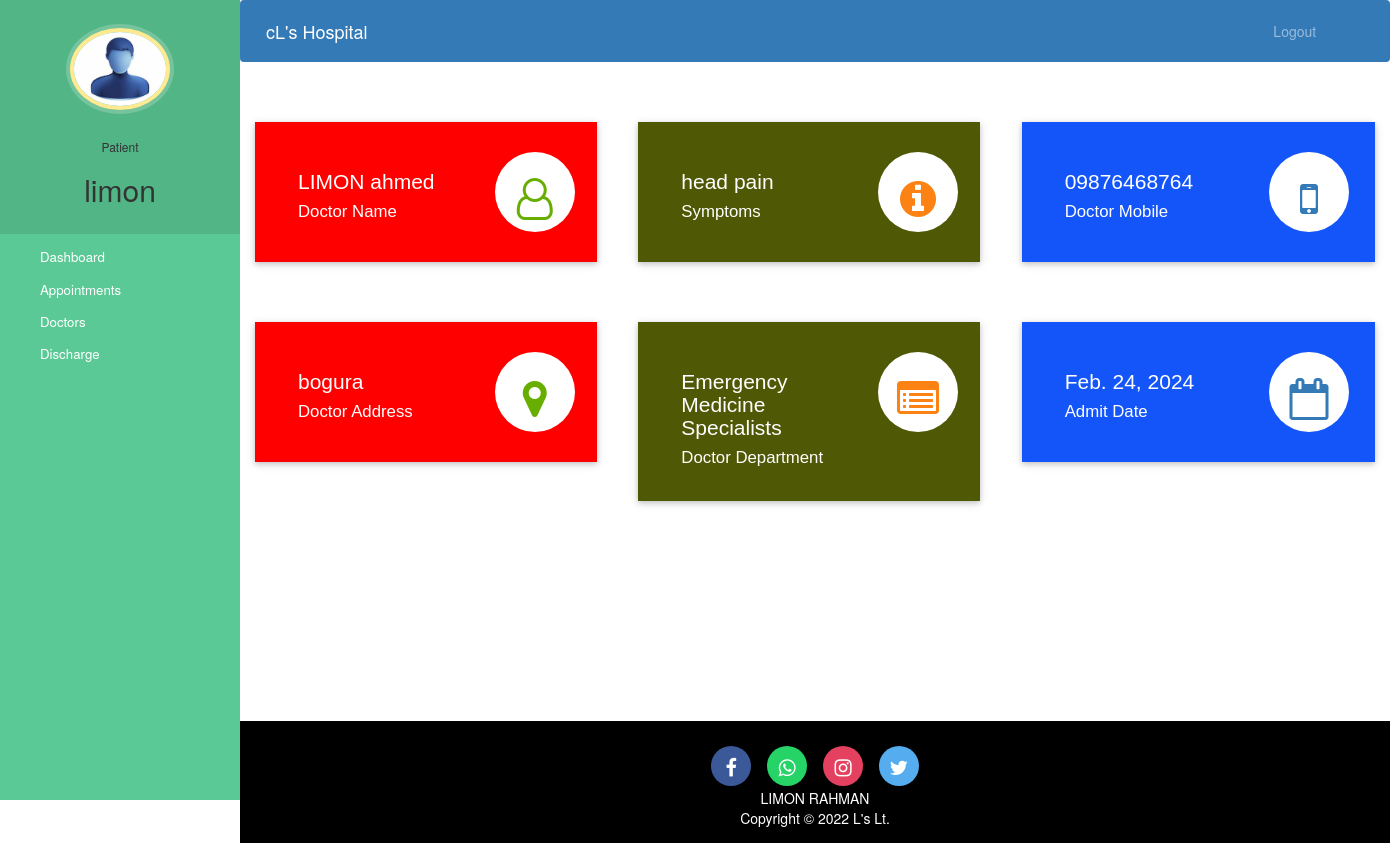
The page /patient-dashboard (signed in) on the database its author committed.
### hospital/models.py (models this page shows, shortened)
class Patient(models.Model):
    user=models.OneToOneField(User,on_delete=models.CASCADE)
    profile_pic= models.ImageField(upload_to='profile_pic/PatientProfilePic/',null=True,blank=True)
    address = models.CharField(max_length=40)
    mobile = models.CharField(max_length=20,null=False)
    symptoms = models.CharField(max_length=100,null=False)
    assignedDoctorId = models.PositiveIntegerField(null=True)
    admitDate=models.DateField(auto_now=True)
    status=models.BooleanField(default=False)

class Doctor(models.Model):
    user=models.OneToOneField(User,on_delete=models.CASCADE)
    profile_pic= models.ImageField(upload_to='profile_pic/DoctorProfilePic/',null=True,blank=True)
    address = models.CharField(max_length=40)
    mobile = models.CharField(max_length=20,null=True)
    department= models.CharField(max_length=50,choices=departments,default='Cardiologist')
    status=models.BooleanField(default=False)
    @property
    def get_name(self):
        return self.user.first_name+" "+self.user.last_name

### hospital/views.py (the view)
# urls.py: path('patient-dashboard', views.patient_dashboard_view,name='patient-dashboard'),
@login_required(login_url='patientlogin')
@user_passes_test(is_patient)
def patient_dashboard_view(request):
    patient=models.Patient.objects.get(user_id=request.user.id)
    doctor=models.Doctor.objects.get(user_id=patient.assignedDoctorId)
    mydict={
    'patient':patient,
    'doctorName':doctor.get_name,
    'doctorMobile':doctor.mobile,
    'doctorAddress':doctor.address,
    'symptoms':patient.symptoms,
    'doctorDepartment':doctor.department,
    'admitDate':patient.admitDate,
    }
    return render(request,'hospital/patient_dashboard.html',context=mydict)

### hospital/views.py (called while the page is built)
def is_patient(user):
    return user.groups.filter(name='PATIENT').exists()

### templates/hospital/patient_dashboard.html
{% extends 'hospital/patient_base.html' %}
{% load static %}
{% block content %}
{%include 'hospital/patient_dashboard_cards.html'%}
<br><br><br><br>
{% endblock content %}

### templates/hospital/patient_base.html (shortened to what this page needs)
<!DOCTYPE html>
{% load static %}
<html lang="en">
<head>
  <link rel="stylesheet" href="https://stackpath.bootstrapcdn.com/bootstrap/4.3.1/css/bootstrap.min.css">
  <link rel="stylesheet" href="https://maxcdn.bootstrapcdn.com/font-awesome/4.7.0/css/font-awesome.min.css">
</head>
<body>
  <nav class="menu" tabindex="0">
    <header class="avatar">
      <img src="{% static patient.profile_pic.url %}" alt="Profile Pic" />
      <br><br>
      <h6>Patient</h6>
      <h2>{{request.user.first_name}}</h2>
    </header>
    <ul>
      <li tabindex="0" class="icon-dashboard"> <a style="color:white; text-decoration:none;" href="/patient-dashboard"><span>Dashboard</span></a> </li>
      <li tabindex="0" class="icon-calendar"> <a style="color:white; text-decoration:none;" href="/patient-appointment"><span>Appointments</span></a></li>
      <li tabindex="0" class="icon-users"> <a style="color:white; text-decoration:none;" href="/patient-view-doctor"><span>Doctors</span></a></li>
      <li tabindex="0" class="icon-users"> <a style="color:white; text-decoration:none;" href="/patient-discharge"><span>Discharge</span></a></li>
    </ul>
  </nav>
  <main>
    <div class="bs-example">
      <nav class="navbar navbar-expand-md  navbar-dark fixed-top" style="background:#337AB7;">
        <a href="/patient-dashboard" class="navbar-brand">cL's Hospital</a>
        <div class="collapse navbar-collapse justify-content-between" id="navbarCollapse">
          <div class="navbar-nav" style=" margin-left: 90%;">
            <a href="/logout" class="nav-item nav-link">Logout</a>
          </div>
        </div>
      </nav>
    </div>
    <br><br>
    {% block content %}
    {% endblock content %}
    <br><br><br><br><br><br><br>
    {% include "hospital/footer.html" %}
  </main>
</body>
</html>

### templates/hospital/patient_dashboard_cards.html (shortened to what this page needs)
<!DOCTYPE html>
<html lang="en" dir="ltr">
<head>
  <link rel="stylesheet" href="https://maxcdn.bootstrapcdn.com/bootstrap/3.4.1/css/bootstrap.min.css">
  <link rel="stylesheet" href="https://cdnjs.cloudflare.com/ajax/libs/font-awesome/4.7.0/css/font-awesome.min.css">
</head>
<body>
  <div class="market-updates">
    <div class="col-md-4 market-update-gd">
      <div class="market-update-block clr-block-1">
        <div class="col-md-8 market-update-left">
          <h3>{{doctorName}}</h3>
          <h4>Doctor Name</h4>
        </div>
        <div class="col-md-4 market-update-right">
          <i class="fa fa-user-o"> </i>
        </div>
        <div class="clearfix"> </div>
      </div>
    </div>
    <div class="col-md-4 market-update-gd">
      <div class="market-update-block clr-block-2">
        <div class="col-md-8 market-update-left">
          <h3>{{symptoms}}</h3>
          <h4>Symptoms</h4>
        </div>
        <div class="col-md-4 market-update-right">
          <i class="fa fa-info-circle"></i>
        </div>
        <div class="clearfix"> </div>
      </div>
    </div>
    <div class="col-md-4 market-update-gd">
      <div class="market-update-block clr-block-3">
        <div class="col-md-8 market-update-left">
          <h3>{{doctorMobile}}</h3>
          <h4>Doctor Mobile</h4>
        </div>
        <div class="col-md-4 market-update-right">
          <i class="fa fa-mobile" aria-hidden="true"></i>
        </div>
        <div class="clearfix"> </div>
      </div>
    </div>
  </div>
  <br><br><br>
  <div class="market-updates">
    <div class="col-md-4 market-update-gd">
      <div class="market-update-block clr-block-1">
        <div class="col-md-8 market-update-left">
          <h3>{{doctorAddress}}</h3>
          <h4>Doctor Address</h4>
        </div>
        <div class="col-md-4 market-update-right">
          <i class="fa fa-map-marker"> </i>
        </div>
        <div class="clearfix"> </div>
      </div>
    </div>
    <div class="col-md-4 market-update-gd">
      <div class="market-update-block clr-block-2">
        <div class="col-md-8 market-update-left">
          <h3>{{doctorDepartment}}</h3>
          <h4>Doctor Department</h4>
        </div>
        <div class="col-md-4 market-update-right">
          <i class="fa fa-list-alt"></i>
        </div>
        <div class="clearfix"> </div>
      </div>
    </div>
    <div class="col-md-4 market-update-gd">
      <div class="market-update-block clr-block-3">
        <div class="col-md-8 market-update-left">
          <h3>{{admitDate}}</h3>
          <h4>Admit Date</h4>
        </div>
        <div class="col-md-4 market-update-right">
          <i class="fa fa-calendar-o" aria-hidden="true"></i>
        </div>
        <div class="clearfix"> </div>
      </div>
    </div>
  </div>
</body>
</html>

### templates/hospital/patient_base.html (style rules this page uses)
a:link { text-decoration: none; }
a { color: white; }
body { padding-left: 240px; }
main { position: relative; height: 100vh; }
.menu { background: #5bc995; height: 100vh; width: 240px; position: fixed; top: 0px; left: 0; z-index: 5; outline: none; }
.menu .avatar { background: rgba(0, 0, 0, 0.1); padding: 2em 0.5em; text-align: center; }
.menu .avatar img { width: 100px; border-radius: 50%; overflow: hidden; border: 4px solid #ffea92; box-shadow: 0 0 0 4px rgba(255, 255, 255, 0.2); }
.menu .avatar h2 { font-weight: normal; margin-bottom: 0; }
.menu ul { list-style: none; padding: 0.5em 0; margin: 0; }
.menu ul li { padding: 0.5em 1em 0.5em 3em; font-size: 0.95em; font-weight: regular; background-repeat: no-repeat; background-position: left 15px center; background-size: auto 20px; transition: all 0.15s linear; cursor: pointer; }
.menu ul li.icon-dashboard { background-image: url("http://www.entypo.com/images//gauge.svg"); }
.menu ul li.icon-users { background-image: url("http://www.entypo.com/images//users.svg"); }
.menu ul li.icon-calendar { background-image: url("http://www.entypo.com/images//calendar.svg"); }

### templates/hospital/patient_dashboard_cards.html (style rules this page uses)
.market-update-block { padding: 2em 2em; background: #999; }
.market-update-block h3 { color: #fff; font-size: 1.5em; font-family: 'Carrois Gothic', sans-serif; }
.market-update-block h4 { font-size: 1.2em; color: #fff; margin: 0.3em 0em; font-family: 'Carrois Gothic', sans-serif; }
.market-update-block.clr-block-1 { background: #ff0000; margin-right: 0.8em; box-shadow: 0 2px 5px 0 rgba(0, 0, 0, 0.16), 0 2px 10px 0 rgba(0, 0, 0, 0.12); transition: 0.5s all; -webkit-transition: 0.5s all; -moz-transition: 0.5s all; -o-transition: 0.5s all; }
.market-update-block.clr-block-2 { background: #4f5905; margin-right: 0.8em; box-shadow: 0 2px 5px 0 rgba(0, 0, 0, 0.16), 0 2px 10px 0 rgba(0, 0, 0, 0.12); transition: 0.5s all; -webkit-transition: 0.5s all; -moz-transition: 0.5s all; -o-transition: 0.5s all; }
.market-update-block.clr-block-3 { background: #1355f9; box-shadow: 0 2px 5px 0 rgba(0, 0, 0, 0.16), 0 2px 10px 0 rgba(0, 0, 0, 0.12); transition: 0.5s all; -webkit-transition: 0.5s all; -moz-transition: 0.5s all; -o-transition: 0.5s all; }
.market-update-right i.fa.fa-user-o, i.fa.fa-map-marker { font-size: 3em; color: #68AE00; width: 80px; height: 80px; background: #fff; text-align: center; border-radius: 49px; -webkit-border-radius: 49px; -moz-border-radius: 49px; -o-border-radius: 49px; line-height: 1.7em; }
.market-update-right i.fa.fa-info-circle, i.fa.fa-list-alt { font-size: 3em; color: #FC8213; width: 80px; height: 80px; background: #fff; text-align: center; border-radius: 49px; -webkit-border-radius: 49px; -moz-border-radius: 49px; -o-border-radius: 49px; line-height: 1.7em; }
.market-update-right i.fa.fa-mobile, i.fa.fa-calendar-o { font-size: 3em; color: #337AB7; width: 80px; height: 80px; background: #fff; text-align: center; border-radius: 49px; -webkit-border-radius: 49px; -moz-border-radius: 49px; -o-border-radius: 49px; line-height: 1.7em; }
.market-update-left { padding: 0px; }

### templates/hospital/footer.html (style rules this page uses)
.fa { padding-top: 12px; font-size: 20px; width: 40px; height: 40px; align-items:center; text-decoration: none; margin: 2px 6px; border-radius: 50%; }

### rows shown on the page
Patient: profile_pic (placeholder picture), symptoms "head pain", admitDate "Feb. 24, 2024"
Doctor: mobile "09876468764", address "bogura", department "Emergency Medicine Specialists"

### other values the page prints
{{ request.user.first_name }} "limon"
{{ doctorName }} "LIMON ahmed"
